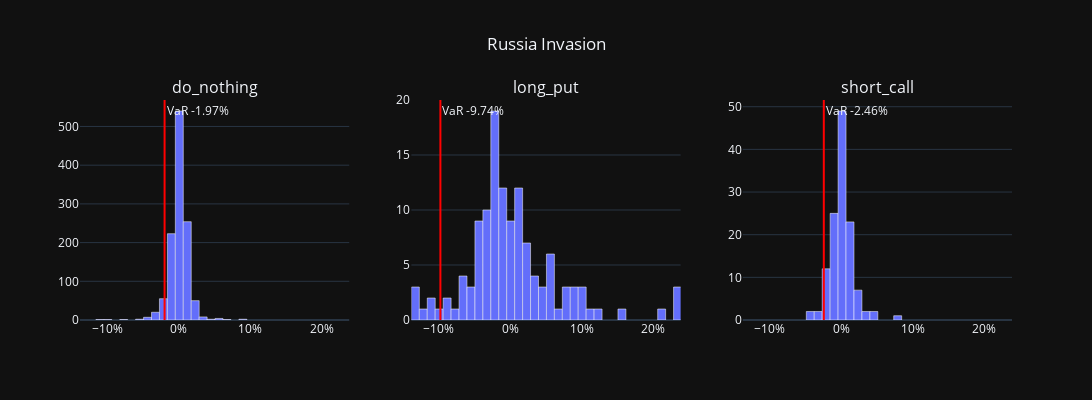
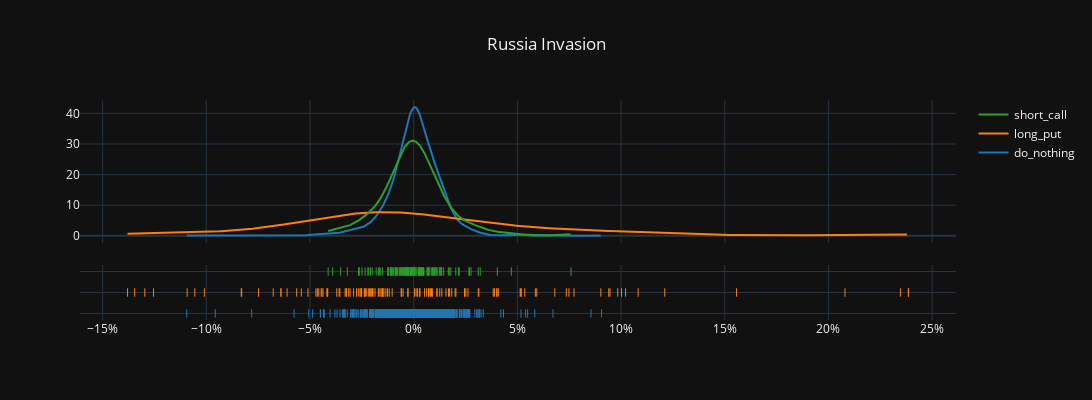

Notebook code cell kept with these figures, in order:
### Code cell
risk_info = (
    risk.risk(
        returns = returns_list
    )
)

print(risk_info.compute_var(95))

(
    risk_info
    .visualize_returns(
        bins = 1/90,
        title = 'Russia Invasion',
        n_rows = 1, 
        height = 400, 
        width = 1500
    )
)

### Figure 1 — Plotly figure (JSON) as saved in the notebook; plotly's stock layout.template omitted (floating-point values rounded to 4 significant figures; data arrays with more than 128 entries replaced by an {"elided": "..."} marker saying what was removed)
{"data": [{"marker": {"color": "#636EFA", "line": {"color": "white", "width": 0.5}}, "type": "histogram", "x": {"elided": "1171 float values"}, "xaxis": "x", "xbins": {"end": 0.2386, "size": 0.01111, "start": -0.138}, "yaxis": "y"}, {"marker": {"color": "#636EFA", "line": {"color": "white", "width": 0.5}}, "type": "histogram", "x": [-0.002721, -0.02044, 0.006275, -0.005895, 0.008167, -0.0134, 0.01256, 0.03835, 0.1022, 0.09838, 0.001827, 0.1557, 0.05185, -0.1296, 0.09465, -0.1055, 0.1211, 0.05133, 0.2347, -0.1009, 0.1082, 0.2386, -0.138, 0.2385, -0.08315, 0.1002, -0.02539, 0.07359, 0.04004, -0.1254, -0.01531, -0.1092, 0.05867, -0.06397, 0.02517, 0.09405, -0.0446, 0.03116, -0.1345, 0.008605, -0.06103, -0.03257, 0.02036, -0.06772, 0.05356, -0.01435, -0.0564, 0.04014, 0.07483, -0.04641, 0.0004263, -0.03069, -0.04714, 0.01121, -0.06402, 0.01732, 0.09024, -0.01484, -0.0251, 0.01558, -0.02528, -0.05098, -0.015, 0.05933, 0.05174, -0.02264, -0.01986, -0.08293, 0.0246, -0.04185, 0.02454, -0.005106, -0.03561, -0.04426, 0.007149, -0.01617, -0.006016, -0.0196, -0.03595, 0.007459, -0.07481, -0.02333, 0.02619, 0.01128, 0.208, -0.04576, -0.02756, -0.02896, 0.001176, 0.003017, 0.009017, -0.02124, -0.01673, 0.0773, -0.03306, 0.06803, -0.04144, -0.05418, -0.01521, -0.01037, -0.0416, 0.03141, -0.02383, 0.01835, -0.03136, 0.04082, -0.04373, -0.0209, 0.002876, -0.01704, -0.03709, 0.005244, -0.02169, 0.03894, 0.01679, -0.02671, 0.02, -0.0324, 0.01356, -0.01863, -0.02592, -0.01178, -0.02359, -0.01261, -0.002846], "xaxis": "x2", "xbins": {"end": 0.2386, "size": 0.01111, "start": -0.138}, "yaxis": "y2"}, {"marker": {"color": "#636EFA", "line": {"color": "white", "width": 0.5}}, "type": "histogram", "x": [-0.006874, -0.02078, 0.004694, -0.00431, 0.01125, -0.02165, 0.01119, 0.03113, 0.07586, 0.04708, 0.01069, 0.02156, 0.01018, -0.02622, 0.01793, -0.04123, 0.01717, -0.01008, 0.02689, -0.002547, 0.007152, -0.01615, 0.02767, -0.03908, 0.00773, -0.015, 0.01235, -0.01121, -0.01046, 0.01669, -0.007635, 0.02196, 0.0002209, 0.009746, 0.006465, -0.01222, 0.004606, -0.00311, 0.009141, 0.00227, -0.005916, -0.001451, 0.003685, -0.00162, 0.002468, -0.004798, -0.01083, -0.0007834, 0.007188, -0.002616, -0.0009519, 0.003931, 0.00424, 0.007041, -0.006514, -0.002284, 0.01351, 0.002395, -0.002782, 0.003756, -0.001239, 0.001535, 0.008534, 0.003816, 0.0006307, 0.002928, 0.0003987, -0.008192, 0.004921, -0.00648, 0.001037, -0.0004914, -0.001058, -0.008983, -0.004183, -0.004043, -0.002448, -0.00297, -0.02, 0.009184, -0.03198, -0.03523, 8.894e-05, 0.01328, 0.04034, 0.006687, -0.007897, -0.02658, 0.0001612, 0.0033, 0.002752, 0.007012, -0.00353, 0.0321, -0.003211, 0.0203, 0.002264, -0.01222, -0.002884, -0.004776, -0.02493, 0.01315, -0.009639, 0.004746, -0.01692, -0.005333, -0.01072, -0.01664, 0.01446, 0.002486, -0.005755, -0.002646, -0.01131, 0.02667, 0.009949, -0.008426, 0.01269, -0.0221, -0.001736, -0.008778, -0.02338, 0.002408, -0.01806, -0.01253, -0.003684], "xaxis": "x3", "xbins": {"end": 0.2386, "size": 0.01111, "start": -0.138}, "yaxis": "y3"}], "layout": {"annotations": [{"font": {"size": 16}, "showarrow": false, "text": "do_nothing", "x": 0.1444, "xanchor": "center", "xref": "paper", "y": 1, "yanchor": "bottom", "yref": "paper"}, {"font": {"size": 16}, "showarrow": false, "text": "long_put", "x": 0.5, "xanchor": "center", "xref": "paper", "y": 1, "yanchor": "bottom", "yref": "paper"}, {"font": {"size": 16}, "showarrow": false, "text": "short_call", "x": 0.8556, "xanchor": "center", "xref": "paper", "y": 1, "yanchor": "bottom", "yref": "paper"}, {"showarrow": false, "text": "VaR -1.97%", "x": -0.01967, "xanchor": "left", "xref": "x", "y": 1, "yanchor": "top", "yref": "y domain"}, {"showarrow": false, "text": "VaR -9.74%", "x": -0.09737, "xanchor": "left", "xref": "x2", "y": 1, "yanchor": "top", "yref": "y2 domain"}, {"showarrow": false, "text": "VaR -2.46%", "x": -0.02462, "xanchor": "left", "xref": "x3", "y": 1, "yanchor": "top", "yref": "y3 domain"}], "height": 400, "shapes": [{"line": {"color": "red"}, "type": "line", "x0": -0.01967, "x1": -0.01967, "xref": "x", "y0": 0, "y1": 1, "yref": "y domain"}, {"line": {"color": "red"}, "type": "line", "x0": -0.09737, "x1": -0.09737, "xref": "x2", "y0": 0, "y1": 1, "yref": "y2 domain"}, {"line": {"color": "red"}, "type": "line", "x0": -0.02462, "x1": -0.02462, "xref": "x3", "y0": 0, "y1": 1, "yref": "y3 domain"}], "showlegend": false, "title": {"text": "Russia Invasion", "x": 0.5}, "width": 1500, "xaxis": {"anchor": "y", "domain": [0, 0.2889], "range": [-0.138, 0.2386], "showgrid": false, "tickformat": ".0%"}, "xaxis2": {"anchor": "y2", "domain": [0.3556, 0.6444], "range": [-0.138, 0.2386], "showgrid": false, "tickformat": ".0%"}, "xaxis3": {"anchor": "y3", "domain": [0.7111, 1], "range": [-0.138, 0.2386], "showgrid": false, "tickformat": ".0%"}, "yaxis": {"anchor": "x", "domain": [0, 1]}, "yaxis2": {"anchor": "x2", "domain": [0, 1]}, "yaxis3": {"anchor": "x3", "domain": [0, 1]}}}

### Figure 2 — Plotly figure (JSON) as saved in the notebook; plotly's stock layout.template omitted (floating-point values rounded to 4 significant figures; data arrays with more than 128 entries replaced by an {"elided": "..."} marker saying what was removed)
{"data": [{"legendgroup": "do_nothing", "marker": {"color": "rgb(31, 119, 180)"}, "mode": "lines", "name": "do_nothing", "showlegend": true, "type": "scatter", "x": {"elided": "500 float values"}, "xaxis": "x", "y": {"elided": "500 float values"}, "yaxis": "y"}, {"legendgroup": "long_put", "marker": {"color": "rgb(255, 127, 14)"}, "mode": "lines", "name": "long_put", "showlegend": true, "type": "scatter", "x": {"elided": "500 float values"}, "xaxis": "x", "y": {"elided": "500 float values"}, "yaxis": "y"}, {"legendgroup": "short_call", "marker": {"color": "rgb(44, 160, 44)"}, "mode": "lines", "name": "short_call", "showlegend": true, "type": "scatter", "x": {"elided": "500 float values"}, "xaxis": "x", "y": {"elided": "500 float values"}, "yaxis": "y"}, {"legendgroup": "do_nothing", "marker": {"color": "rgb(31, 119, 180)", "symbol": "line-ns-open"}, "mode": "markers", "name": "do_nothing", "showlegend": false, "type": "scatter", "x": {"elided": "1171 float values"}, "xaxis": "x", "y": {"elided": "1171 str values"}, "yaxis": "y2"}, {"legendgroup": "long_put", "marker": {"color": "rgb(255, 127, 14)", "symbol": "line-ns-open"}, "mode": "markers", "name": "long_put", "showlegend": false, "type": "scatter", "x": [-0.002721, -0.02044, 0.006275, -0.005895, 0.008167, -0.0134, 0.01256, 0.03835, 0.1022, 0.09838, 0.001827, 0.1557, 0.05185, -0.1296, 0.09465, -0.1055, 0.1211, 0.05133, 0.2347, -0.1009, 0.1082, 0.2386, -0.138, 0.2385, -0.08315, 0.1002, -0.02539, 0.07359, 0.04004, -0.1254, -0.01531, -0.1092, 0.05867, -0.06397, 0.02517, 0.09405, -0.0446, 0.03116, -0.1345, 0.008605, -0.06103, -0.03257, 0.02036, -0.06772, 0.05356, -0.01435, -0.0564, 0.04014, 0.07483, -0.04641, 0.0004263, -0.03069, -0.04714, 0.01121, -0.06402, 0.01732, 0.09024, -0.01484, -0.0251, 0.01558, -0.02528, -0.05098, -0.015, 0.05933, 0.05174, -0.02264, -0.01986, -0.08293, 0.0246, -0.04185, 0.02454, -0.005106, -0.03561, -0.04426, 0.007149, -0.01617, -0.006016, -0.0196, -0.03595, 0.007459, -0.07481, -0.02333, 0.02619, 0.01128, 0.208, -0.04576, -0.02756, -0.02896, 0.001176, 0.003017, 0.009017, -0.02124, -0.01673, 0.0773, -0.03306, 0.06803, -0.04144, -0.05418, -0.01521, -0.01037, -0.0416, 0.03141, -0.02383, 0.01835, -0.03136, 0.04082, -0.04373, -0.0209, 0.002876, -0.01704, -0.03709, 0.005244, -0.02169, 0.03894, 0.01679, -0.02671, 0.02, -0.0324, 0.01356, -0.01863, -0.02592, -0.01178, -0.02359, -0.01261, -0.002846], "xaxis": "x", "y": ["long_put", "long_put", "long_put", "long_put", "long_put", "long_put", "long_put", "long_put", "long_put", "long_put", "long_put", "long_put", "long_put", "long_put", "long_put", "long_put", "long_put", "long_put", "long_put", "long_put", "long_put", "long_put", "long_put", "long_put", "long_put", "long_put", "long_put", "long_put", "long_put", "long_put", "long_put", "long_put", "long_put", "long_put", "long_put", "long_put", "long_put", "long_put", "long_put", "long_put", "long_put", "long_put", "long_put", "long_put", "long_put", "long_put", "long_put", "long_put", "long_put", "long_put", "long_put", "long_put", "long_put", "long_put", "long_put", "long_put", "long_put", "long_put", "long_put", "long_put", "long_put", "long_put", "long_put", "long_put", "long_put", "long_put", "long_put", "long_put", "long_put", "long_put", "long_put", "long_put", "long_put", "long_put", "long_put", "long_put", "long_put", "long_put", "long_put", "long_put", "long_put", "long_put", "long_put", "long_put", "long_put", "long_put", "long_put", "long_put", "long_put", "long_put", "long_put", "long_put", "long_put", "long_put", "long_put", "long_put", "long_put", "long_put", "long_put", "long_put", "long_put", "long_put", "long_put", "long_put", "long_put", "long_put", "long_put", "long_put", "long_put", "long_put", "long_put", "long_put", "long_put", "long_put", "long_put", "long_put", "long_put", "long_put", "long_put", "long_put", "long_put", "long_put", "long_put", "long_put", "long_put"], "yaxis": "y2"}, {"legendgroup": "short_call", "marker": {"color": "rgb(44, 160, 44)", "symbol": "line-ns-open"}, "mode": "markers", "name": "short_call", "showlegend": false, "type": "scatter", "x": [-0.006874, -0.02078, 0.004694, -0.00431, 0.01125, -0.02165, 0.01119, 0.03113, 0.07586, 0.04708, 0.01069, 0.02156, 0.01018, -0.02622, 0.01793, -0.04123, 0.01717, -0.01008, 0.02689, -0.002547, 0.007152, -0.01615, 0.02767, -0.03908, 0.00773, -0.015, 0.01235, -0.01121, -0.01046, 0.01669, -0.007635, 0.02196, 0.0002209, 0.009746, 0.006465, -0.01222, 0.004606, -0.00311, 0.009141, 0.00227, -0.005916, -0.001451, 0.003685, -0.00162, 0.002468, -0.004798, -0.01083, -0.0007834, 0.007188, -0.002616, -0.0009519, 0.003931, 0.00424, 0.007041, -0.006514, -0.002284, 0.01351, 0.002395, -0.002782, 0.003756, -0.001239, 0.001535, 0.008534, 0.003816, 0.0006307, 0.002928, 0.0003987, -0.008192, 0.004921, -0.00648, 0.001037, -0.0004914, -0.001058, -0.008983, -0.004183, -0.004043, -0.002448, -0.00297, -0.02, 0.009184, -0.03198, -0.03523, 8.894e-05, 0.01328, 0.04034, 0.006687, -0.007897, -0.02658, 0.0001612, 0.0033, 0.002752, 0.007012, -0.00353, 0.0321, -0.003211, 0.0203, 0.002264, -0.01222, -0.002884, -0.004776, -0.02493, 0.01315, -0.009639, 0.004746, -0.01692, -0.005333, -0.01072, -0.01664, 0.01446, 0.002486, -0.005755, -0.002646, -0.01131, 0.02667, 0.009949, -0.008426, 0.01269, -0.0221, -0.001736, -0.008778, -0.02338, 0.002408, -0.01806, -0.01253, -0.003684], "xaxis": "x", "y": ["short_call", "short_call", "short_call", "short_call", "short_call", "short_call", "short_call", "short_call", "short_call", "short_call", "short_call", "short_call", "short_call", "short_call", "short_call", "short_call", "short_call", "short_call", "short_call", "short_call", "short_call", "short_call", "short_call", "short_call", "short_call", "short_call", "short_call", "short_call", "short_call", "short_call", "short_call", "short_call", "short_call", "short_call", "short_call", "short_call", "short_call", "short_call", "short_call", "short_call", "short_call", "short_call", "short_call", "short_call", "short_call", "short_call", "short_call", "short_call", "short_call", "short_call", "short_call", "short_call", "short_call", "short_call", "short_call", "short_call", "short_call", "short_call", "short_call", "short_call", "short_call", "short_call", "short_call", "short_call", "short_call", "short_call", "short_call", "short_call", "short_call", "short_call", "short_call", "short_call", "short_call", "short_call", "short_call", "short_call", "short_call", "short_call", "short_call", "short_call", "short_call", "short_call", "short_call", "short_call", "short_call", "short_call", "short_call", "short_call", "short_call", "short_call", "short_call", "short_call", "short_call", "short_call", "short_call", "short_call", "short_call", "short_call", "short_call", "short_call", "short_call", "short_call", "short_call", "short_call", "short_call", "short_call", "short_call", "short_call", "short_call", "short_call", "short_call", "short_call", "short_call", "short_call", "short_call", "short_call", "short_call", "short_call", "short_call", "short_call", "short_call", "short_call", "short_call", "short_call", "short_call"], "yaxis": "y2"}], "layout": {"barmode": "overlay", "height": 400, "hovermode": "closest", "legend": {"traceorder": "reversed"}, "title": {"text": "Russia Invasion", "x": 0.5}, "width": 1500, "xaxis": {"anchor": "y2", "domain": [0, 1], "tickformat": ".0%", "zeroline": false}, "yaxis": {"anchor": "free", "domain": [0.35, 1], "position": 0}, "yaxis2": {"anchor": "x", "domain": [0, 0.25], "dtick": 1, "showticklabels": false}}}
